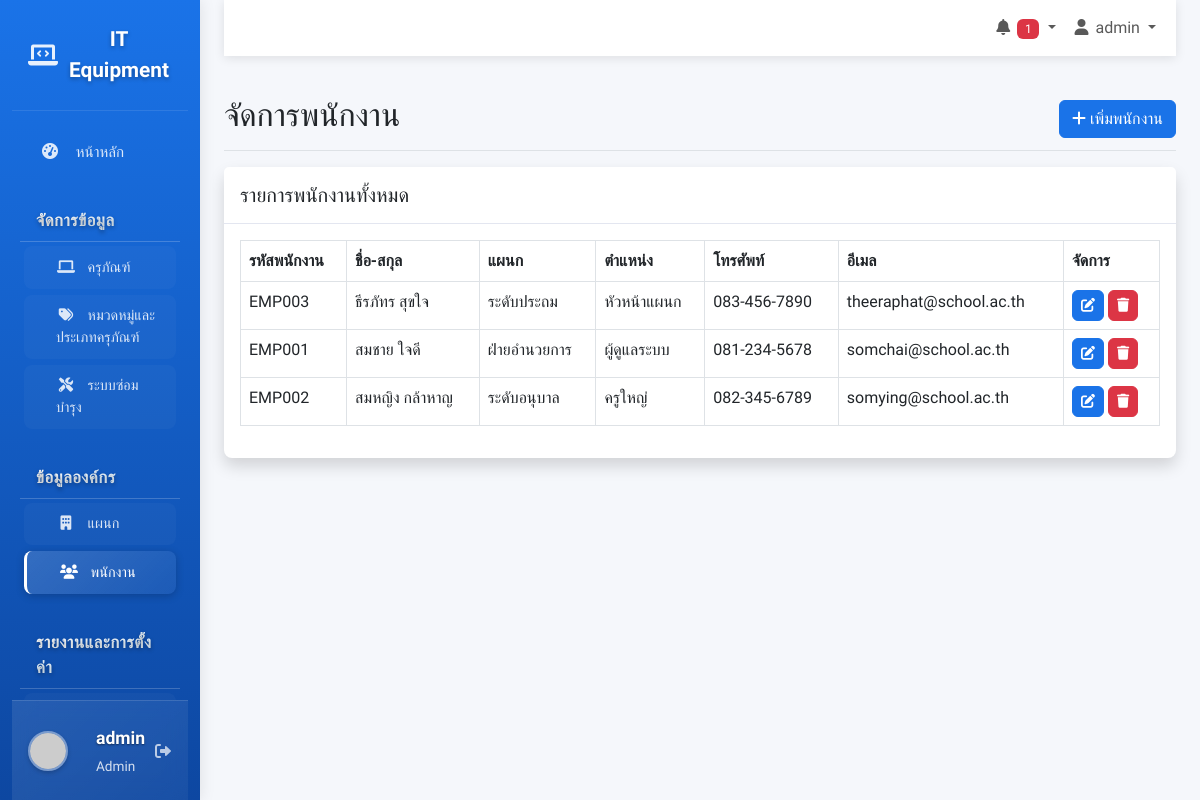
The page /employees.php (signed in) on the database its author committed.
### tables this page shows
CREATE TABLE employees (
    id INT AUTO_INCREMENT PRIMARY KEY,
    employee_code VARCHAR(50) UNIQUE NOT NULL,
    first_name VARCHAR(100) NOT NULL,
    last_name VARCHAR(100) NOT NULL,
    department_id INT,
    position VARCHAR(100),
    phone VARCHAR(20),
    email VARCHAR(255),
    created_at TIMESTAMP DEFAULT CURRENT_TIMESTAMP,
    FOREIGN KEY (department_id) REFERENCES departments(id)
);

CREATE TABLE departments (
    id INT AUTO_INCREMENT PRIMARY KEY,
    name VARCHAR(255) NOT NULL,
    building VARCHAR(100),
    floor VARCHAR(50),
    room VARCHAR(100),
    type ENUM('อำนวยการ', 'อนุบาล', 'ประถม', 'มัธยม'),
    responsible_person VARCHAR(255),
    created_at TIMESTAMP DEFAULT CURRENT_TIMESTAMP,
    updated_at TIMESTAMP DEFAULT CURRENT_TIMESTAMP ON UPDATE CURRENT_TIMESTAMP
);

### employees.php (the view, shortened to what this page needs)
<?php
require_once 'includes/header.php';
$employees_query = "SELECT e.*, d.name as department_name
    FROM employees e
    LEFT JOIN departments d ON e.department_id = d.id
    ORDER BY e.first_name, e.last_name";
$employees_list = $db->query($employees_query)->fetchAll(PDO::FETCH_ASSOC);
?>
<?php
include 'includes/sidebar.php';
?>
<main class="col-md-9 ms-sm-auto col-lg-10 px-md-4">
    <?php include 'includes/navbar.php'; ?>
    <div class="d-flex justify-content-between flex-wrap flex-md-nowrap align-items-center pt-3 pb-2 mb-3 border-bottom">
        <h1 class="h2">จัดการพนักงาน</h1>
        <button type="button" class="btn btn-primary" data-bs-toggle="modal" data-bs-target="#employeeModal" onclick="clearForm()">
            <i class="fas fa-plus"></i> เพิ่มพนักงาน
        </button>
    </div>
    <div class="card shadow mb-4">
        <div class="card-header py-3">
            <h5 class="m-0 font-weight-bold ">รายการพนักงานทั้งหมด</h5>
        </div>
        <div class="card-body">
            <div class="table-responsive">
                <table class="table table-bordered" id="dataTable" width="100%" cellspacing="0">
                    <thead>
                        <tr>
                            <th>รหัสพนักงาน</th>
                            <th>ชื่อ-สกุล</th>
                            <th>แผนก</th>
                            <th>ตำแหน่ง</th>
                            <th>โทรศัพท์</th>
                            <th>อีเมล</th>
                            <th>จัดการ</th>
                        </tr>
                    </thead>
                    <tbody>
                        <?php foreach($employees_list as $employee): ?>
                        <tr>
                            <td><?php echo $employee['employee_code']; ?></td>
                            <td><?php echo $employee['first_name'] . ' ' . $employee['last_name']; ?></td>
                            <td><?php echo $employee['department_name']; ?></td>
                            <td><?php echo $employee['position']; ?></td>
                            <td><?php echo $employee['phone']; ?></td>
                            <td><?php echo $employee['email']; ?></td>
                            <td>
                                <button type="button" class="btn btn-sm btn-primary" data-bs-toggle="modal" data-bs-target="#employeeModal" onclick='editEmployee(<?php echo json_encode($employee); ?>)'>
                                    <i class="fas fa-edit"></i>
                                </button>
                                <a href="employees.php?action=delete&id=<?php echo $employee['id']; ?>" class="btn btn-sm btn-danger" onclick="return confirm('คุณแน่ใจหรือไม่?')">
                                    <i class="fas fa-trash"></i>
                                </a>
                            </td>
                        </tr>
                        <?php endforeach; ?>
                    </tbody>
                </table>
            </div>
        </div>
    </div>
</main>
<?php require_once 'includes/footer.php'; ?>

### includes/header.php (shortened to what this page needs)
<!DOCTYPE html>
<html lang="th">
<head>
    <link href="https://cdn.jsdelivr.net/npm/bootstrap@5.3.0-alpha1/dist/css/bootstrap.min.css" rel="stylesheet">
    <link rel="stylesheet" href="https://cdnjs.cloudflare.com/ajax/libs/font-awesome/6.0.0/css/all.min.css">
    <link rel="stylesheet" href="https://cdn.datatables.net/1.13.4/css/dataTables.bootstrap5.min.css">
    <link rel="stylesheet" href="css/style.css">
</head>
<body>
    <div class="container-fluid">
        <div class="row">

### includes/sidebar.php (shortened to what this page needs)
<nav id="sidebar" class="col-md-3 col-lg-2 d-md-block sidebar collapse">
    <div class="position-sticky d-flex flex-column h-100">
        <div class="flex-grow-1">
            <a href="index.php" class="sidebar-brand d-flex align-items-center justify-content-center">
                <i class="fas fa-laptop-code me-2"></i>
                <span>IT Equipment</span>
            </a>
            <ul class="nav flex-column">
                <li class="nav-item">
                    <a class="nav-link <?php echo basename($_SERVER['PHP_SELF']) == 'index.php' ? 'active' : ''; ?>" href="index.php">
                        <i class="fas fa-fw fa-tachometer-alt"></i>
                        หน้าหลัก
                    </a>
                </li>
                <li class="nav-item mt-1">
                    <div class="sidebar-section-header">
                        <span class="text-white fw-bold">จัดการข้อมูล</span>
                    </div>
                </li>
                <li class="nav-item">
                    <a class="nav-link sidebar-submenu <?php echo basename($_SERVER['PHP_SELF']) == 'equipment.php' ? 'active' : ''; ?>" href="equipment.php">
                        <i class="fas fa-fw fa-laptop"></i>
                        ครุภัณฑ์
                    </a>
                </li>
                <li class="nav-item">
                    <a class="nav-link sidebar-submenu <?php echo basename($_SERVER['PHP_SELF']) == 'categories.php' ? 'active' : ''; ?>" href="categories.php">
                        <i class="fas fa-fw fa-tags"></i>
                        หมวดหมู่และประเภทครุภัณฑ์
                    </a>
                </li>
                <li class="nav-item">
                    <a class="nav-link sidebar-submenu <?php echo basename($_SERVER['PHP_SELF']) == 'maintenance.php' ? 'active' : ''; ?>" href="maintenance.php">
                        <i class="fas fa-fw fa-tools"></i>
                        ระบบซ่อมบำรุง
                    </a>
                </li>
                <li class="nav-item mt-2">
                    <div class="sidebar-section-header">
                        <span class="text-white fw-bold">ข้อมูลองค์กร</span>
                    </div>
                </li>
                <li class="nav-item">
                    <a class="nav-link sidebar-submenu <?php echo basename($_SERVER['PHP_SELF']) == 'departments.php' ? 'active' : ''; ?>" href="departments.php">
                        <i class="fas fa-fw fa-building"></i>
                        แผนก
                    </a>
                </li>
                <li class="nav-item">
                    <a class="nav-link sidebar-submenu <?php echo basename($_SERVER['PHP_SELF']) == 'employees.php' ? 'active' : ''; ?>" href="employees.php">
                        <i class="fas fa-fw fa-users"></i>
                        พนักงาน
                    </a>
                </li>
                <li class="nav-item mt-2">
                    <div class="sidebar-section-header">
                        <span class="text-white fw-bold">รายงานและการตั้งค่า</span>
                    </div>
                </li>
                <li class="nav-item">
                    <a class="nav-link sidebar-submenu <?php echo basename($_SERVER['PHP_SELF']) == 'reports.php' ? 'active' : ''; ?>" href="reports.php">
                    </a>
                </li>
            </ul>
        </div>
        <div class="user-profile mt-auto">
            <div class="d-flex align-items-center">
                <img src="https://via.placeholder.com/45" alt="ผู้ใช้" class="user-avatar">
                <div class="user-info ms-3">
                    <div class="user-name"><?php echo $_SESSION['username']; ?></div>
                    <div class="user-role"><?php echo ucfirst($_SESSION['role']); ?></div>
                </div>
                <a href="logout.php" class="logout-btn ms-auto" title="ออกจากระบบ">
                    <i class="fas fa-sign-out-alt"></i>
                </a>
            </div>
        </div>
    </div>
</nav>

### includes/navbar.php (shortened to what this page needs)
<nav class="navbar navbar-expand-lg navbar-light bg-white mb-4">
    <div class="container-fluid">
        <div class="collapse navbar-collapse" id="navbarContent">
            <ul class="navbar-nav ms-auto">
                <li class="nav-item dropdown">
                    <a class="nav-link dropdown-toggle" href="#" id="navbarDropdown" role="button" data-bs-toggle="dropdown">
                        <i class="fas fa-bell fa-fw"></i>
                        <?php
                        $pending_query = "SELECT COUNT(*) as count FROM maintenance WHERE status = 'รอซ่อม'";
                        $pending_count = $db->query($pending_query)->fetch(PDO::FETCH_ASSOC)['count'];
                        ?>
                        <?php if ($pending_count > 0): ?>
                            <span class="badge bg-danger"><?php echo $pending_count; ?></span>
                        <?php endif; ?>
                    </a>
                </li>
                <li class="nav-item dropdown">
                    <a class="nav-link dropdown-toggle" href="#" id="userDropdown" role="button" data-bs-toggle="dropdown">
                        <i class="fas fa-user fa-fw"></i> <?php echo $_SESSION['username']; ?>
                    </a>
                </li>
            </ul>
        </div>
    </div>
</nav>

### includes/footer.php (shortened to what this page needs)
    </div>
</div>
</body>
</html>

### includes/header.php (style rules this page uses)
:root { --primary: #1a73e8; --primary-dark: #0d47a1; --secondary: #6c757d; --success: #28a745; --info: #17a2b8; --warning: #ffc107; --danger: #dc3545; --light: #f8f9fa; --dark: #343a40; }
body { font-family: 'Prompt', sans-serif; background-color: #f5f7fb; }

### rows shown on the page
employees: employee_code "EMP003", first_name "ธีรภัทร", last_name "สุขใจ", department.name "ระดับประถม", position "หัวหน้าแผนก", phone "083-456-7890", email "theeraphat@school.ac.th"
employees: employee_code "EMP001", first_name "สมชาย", last_name "ใจดี", department.name "ฝ่ายอำนวยการ", position "ผู้ดูแลระบบ", phone "081-234-5678", email "somchai@school.ac.th"
employees: employee_code "EMP002", first_name "สมหญิง", last_name "กล้าหาญ", department.name "ระดับอนุบาล", position "ครูใหญ่", phone "082-345-6789", email "somying@school.ac.th"

### other values the page prints
$_SESSION['username'] "admin"
$_SESSION['role'] "Admin"
$pending_count "1"
